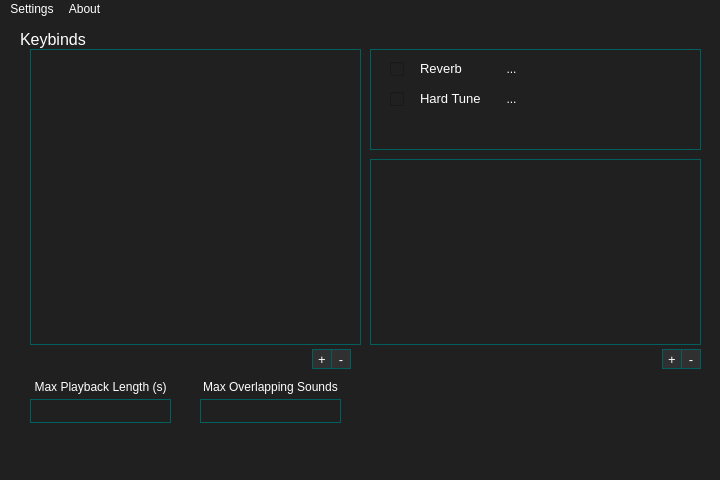
<?xml version="1.0" encoding="UTF-8"?>
<ui version="4.0">
 <class>MainWindow</class>
 <widget class="QMainWindow" name="MainWindow">
  <property name="geometry">
   <rect>
    <x>0</x>
    <y>0</y>
    <width>720</width>
    <height>480</height>
   </rect>
  </property>
  <property name="minimumSize">
   <size>
    <width>720</width>
    <height>480</height>
   </size>
  </property>
  <property name="maximumSize">
   <size>
    <width>720</width>
    <height>480</height>
   </size>
  </property>
  <property name="font">
   <font>
    <pointsize>9</pointsize>
   </font>
  </property>
  <property name="windowTitle">
   <string>Virtual SoundTool</string>
  </property>
  <property name="styleSheet">
   <string notr="true">background-color: #202020;
color: #FFFFFF;</string>
  </property>
  <widget class="QWidget" name="centralwidget">
   <widget class="QLabel" name="label_5">
    <property name="geometry">
     <rect>
      <x>20</x>
      <y>10</y>
      <width>101</width>
      <height>21</height>
     </rect>
    </property>
    <property name="font">
     <font>
      <pointsize>12</pointsize>
     </font>
    </property>
    <property name="text">
     <string>Keybinds</string>
    </property>
   </widget>
   <widget class="QPushButton" name="addBind">
    <property name="geometry">
     <rect>
      <x>312</x>
      <y>330</y>
      <width>20</width>
      <height>20</height>
     </rect>
    </property>
    <property name="font">
     <font>
      <pointsize>10</pointsize>
     </font>
    </property>
    <property name="toolTip">
     <string>&lt;html&gt;&lt;head/&gt;&lt;body&gt;&lt;p&gt;Add a keybind&lt;/p&gt;&lt;/body&gt;&lt;/html&gt;</string>
    </property>
    <property name="whatsThis">
     <string>&lt;html&gt;&lt;head/&gt;&lt;body&gt;&lt;p align=&quot;center&quot;&gt;&lt;br/&gt;&lt;/p&gt;&lt;/body&gt;&lt;/html&gt;</string>
    </property>
    <property name="styleSheet">
     <string notr="true">border: 1px solid #006060;
border-radius: 0px;
background-color: #303030;
line-height: 20px;</string>
    </property>
    <property name="text">
     <string>+</string>
    </property>
   </widget>
   <widget class="QPushButton" name="removeBind">
    <property name="geometry">
     <rect>
      <x>331</x>
      <y>330</y>
      <width>20</width>
      <height>20</height>
     </rect>
    </property>
    <property name="font">
     <font>
      <pointsize>10</pointsize>
     </font>
    </property>
    <property name="toolTip">
     <string>&lt;html&gt;&lt;head/&gt;&lt;body&gt;&lt;p&gt;Remove selected keybind&lt;/p&gt;&lt;/body&gt;&lt;/html&gt;</string>
    </property>
    <property name="styleSheet">
     <string notr="true">border: 1px solid #006060;
border-radius: 0px;
background-color: #303030;</string>
    </property>
    <property name="text">
     <string>-</string>
    </property>
   </widget>
   <widget class="QGroupBox" name="groupBox">
    <property name="geometry">
     <rect>
      <x>370</x>
      <y>30</y>
      <width>331</width>
      <height>101</height>
     </rect>
    </property>
    <property name="font">
     <font>
      <pointsize>12</pointsize>
     </font>
    </property>
    <property name="styleSheet">
     <string notr="true">border: 1px solid #006060;</string>
    </property>
    <property name="title">
     <string/>
    </property>
    <widget class="QGroupBox" name="reverb">
     <property name="geometry">
      <rect>
       <x>10</x>
       <y>10</y>
       <width>151</width>
       <height>20</height>
      </rect>
     </property>
     <property name="styleSheet">
      <string notr="true">border: 0px;</string>
     </property>
     <property name="title">
      <string/>
     </property>
     <widget class="QToolButton" name="settings">
      <property name="geometry">
       <rect>
        <x>120</x>
        <y>0</y>
        <width>23</width>
        <height>20</height>
       </rect>
      </property>
      <property name="styleSheet">
       <string notr="true">background-color: transparent;
border: 0px;</string>
      </property>
      <property name="text">
       <string>...</string>
      </property>
      <property name="icon">
       <iconset resource="../appicon.qrc">
        <normaloff>:/icons/settings.png</normaloff>:/icons/settings.png</iconset>
      </property>
     </widget>
     <widget class="QCheckBox" name="state">
      <property name="geometry">
       <rect>
        <x>10</x>
        <y>0</y>
        <width>16</width>
        <height>20</height>
       </rect>
      </property>
      <property name="font">
       <font>
        <pointsize>16</pointsize>
        <bold>false</bold>
        <kerning>true</kerning>
       </font>
      </property>
      <property name="styleSheet">
       <string notr="true">QCheckBox::indicator::checked {image: url(:/icons/FXOn.png); width: 12px; height: 12px;}
QCheckBox::indicator::unchecked {image: url(:/icons/FXOff.png); width: 12px; height: 12px;}</string>
      </property>
      <property name="text">
       <string/>
      </property>
      <property name="iconSize">
       <size>
        <width>12</width>
        <height>12</height>
       </size>
      </property>
      <property name="checkable">
       <bool>true</bool>
      </property>
      <property name="checked">
       <bool>false</bool>
      </property>
     </widget>
     <widget class="QLabel" name="label">
      <property name="geometry">
       <rect>
        <x>40</x>
        <y>-1</y>
        <width>81</width>
        <height>20</height>
       </rect>
      </property>
      <property name="font">
       <font>
        <pointsize>10</pointsize>
       </font>
      </property>
      <property name="text">
       <string>Reverb</string>
      </property>
     </widget>
    </widget>
    <widget class="QGroupBox" name="hardtune">
     <property name="geometry">
      <rect>
       <x>10</x>
       <y>40</y>
       <width>151</width>
       <height>20</height>
      </rect>
     </property>
     <property name="styleSheet">
      <string notr="true">border: 0px;</string>
     </property>
     <property name="title">
      <string/>
     </property>
     <widget class="QToolButton" name="settings_2">
      <property name="geometry">
       <rect>
        <x>120</x>
        <y>0</y>
        <width>23</width>
        <height>20</height>
       </rect>
      </property>
      <property name="styleSheet">
       <string notr="true">background-color: transparent;
border: 0px;</string>
      </property>
      <property name="text">
       <string>...</string>
      </property>
      <property name="icon">
       <iconset resource="../appicon.qrc">
        <normaloff>:/icons/settings.png</normaloff>:/icons/settings.png</iconset>
      </property>
     </widget>
     <widget class="QCheckBox" name="state_2">
      <property name="geometry">
       <rect>
        <x>10</x>
        <y>0</y>
        <width>16</width>
        <height>20</height>
       </rect>
      </property>
      <property name="font">
       <font>
        <pointsize>16</pointsize>
        <bold>false</bold>
        <kerning>true</kerning>
       </font>
      </property>
      <property name="styleSheet">
       <string notr="true">QCheckBox::indicator::checked {image: url(:/icons/FXOn.png); width: 12px; height: 12px;}
QCheckBox::indicator::unchecked {image: url(:/icons/FXOff.png); width: 12px; height: 12px;}</string>
      </property>
      <property name="text">
       <string/>
      </property>
      <property name="iconSize">
       <size>
        <width>12</width>
        <height>12</height>
       </size>
      </property>
      <property name="checkable">
       <bool>true</bool>
      </property>
      <property name="checked">
       <bool>false</bool>
      </property>
     </widget>
     <widget class="QLabel" name="label_2">
      <property name="geometry">
       <rect>
        <x>40</x>
        <y>-1</y>
        <width>81</width>
        <height>20</height>
       </rect>
      </property>
      <property name="font">
       <font>
        <pointsize>10</pointsize>
       </font>
      </property>
      <property name="text">
       <string>Hard Tune</string>
      </property>
     </widget>
    </widget>
   </widget>
   <widget class="QListWidget" name="keybindList">
    <property name="geometry">
     <rect>
      <x>30</x>
      <y>30</y>
      <width>331</width>
      <height>296</height>
     </rect>
    </property>
    <property name="mouseTracking">
     <bool>false</bool>
    </property>
    <property name="styleSheet">
     <string notr="true">QListWidget::item:disabled,
QListWidget::item:hover,
QListWidget::item:selected,
QListWidget::item:selected:active,
QListWdiget::item:selected:!active 
QListWidget::item:hover:!active { background: #008080; background-clip: margin;}

QListWidget { border: 1px solid #006060; padding: 4px; outline: 0; }

QListWidget::item { margin: 4px; }</string>
    </property>
    <property name="horizontalScrollBarPolicy">
     <enum>Qt::ScrollBarAsNeeded</enum>
    </property>
    <property name="itemAlignment">
     <set>Qt::AlignVCenter</set>
    </property>
   </widget>
   <widget class="QTextEdit" name="textEdit">
    <property name="geometry">
     <rect>
      <x>30</x>
      <y>380</y>
      <width>141</width>
      <height>24</height>
     </rect>
    </property>
    <property name="sizePolicy">
     <sizepolicy hsizetype="Fixed" vsizetype="Fixed">
      <horstretch>0</horstretch>
      <verstretch>0</verstretch>
     </sizepolicy>
    </property>
    <property name="styleSheet">
     <string notr="true">border: 1px solid #006060;</string>
    </property>
    <property name="verticalScrollBarPolicy">
     <enum>Qt::ScrollBarAlwaysOff</enum>
    </property>
    <property name="horizontalScrollBarPolicy">
     <enum>Qt::ScrollBarAlwaysOff</enum>
    </property>
    <property name="lineWrapMode">
     <enum>QTextEdit::NoWrap</enum>
    </property>
    <property name="html">
     <string>&lt;!DOCTYPE HTML PUBLIC &quot;-//W3C//DTD HTML 4.0//EN&quot; &quot;http://www.w3.org/TR/REC-html40/strict.dtd&quot;&gt;
&lt;html&gt;&lt;head&gt;&lt;meta name=&quot;qrichtext&quot; content=&quot;1&quot; /&gt;&lt;meta charset=&quot;utf-8&quot; /&gt;&lt;style type=&quot;text/css&quot;&gt;
p, li { white-space: pre-wrap; }
&lt;/style&gt;&lt;/head&gt;&lt;body style=&quot; font-family:'Segoe UI'; font-size:9pt; font-weight:400; font-style:normal;&quot;&gt;
&lt;p style=&quot;-qt-paragraph-type:empty; margin-top:0px; margin-bottom:0px; margin-left:0px; margin-right:0px; -qt-block-indent:0; text-indent:0px;&quot;&gt;&lt;br /&gt;&lt;/p&gt;&lt;/body&gt;&lt;/html&gt;</string>
    </property>
   </widget>
   <widget class="QLabel" name="label_3">
    <property name="geometry">
     <rect>
      <x>30</x>
      <y>360</y>
      <width>141</width>
      <height>16</height>
     </rect>
    </property>
    <property name="text">
     <string>Max Playback Length (s)</string>
    </property>
    <property name="alignment">
     <set>Qt::AlignCenter</set>
    </property>
   </widget>
   <widget class="QTextEdit" name="textEdit_2">
    <property name="geometry">
     <rect>
      <x>200</x>
      <y>380</y>
      <width>141</width>
      <height>24</height>
     </rect>
    </property>
    <property name="sizePolicy">
     <sizepolicy hsizetype="Fixed" vsizetype="Fixed">
      <horstretch>0</horstretch>
      <verstretch>0</verstretch>
     </sizepolicy>
    </property>
    <property name="styleSheet">
     <string notr="true">border: 1px solid #006060;</string>
    </property>
    <property name="verticalScrollBarPolicy">
     <enum>Qt::ScrollBarAlwaysOff</enum>
    </property>
    <property name="horizontalScrollBarPolicy">
     <enum>Qt::ScrollBarAlwaysOff</enum>
    </property>
    <property name="lineWrapMode">
     <enum>QTextEdit::NoWrap</enum>
    </property>
    <property name="html">
     <string>&lt;!DOCTYPE HTML PUBLIC &quot;-//W3C//DTD HTML 4.0//EN&quot; &quot;http://www.w3.org/TR/REC-html40/strict.dtd&quot;&gt;
&lt;html&gt;&lt;head&gt;&lt;meta name=&quot;qrichtext&quot; content=&quot;1&quot; /&gt;&lt;meta charset=&quot;utf-8&quot; /&gt;&lt;style type=&quot;text/css&quot;&gt;
p, li { white-space: pre-wrap; }
&lt;/style&gt;&lt;/head&gt;&lt;body style=&quot; font-family:'Segoe UI'; font-size:9pt; font-weight:400; font-style:normal;&quot;&gt;
&lt;p style=&quot;-qt-paragraph-type:empty; margin-top:0px; margin-bottom:0px; margin-left:0px; margin-right:0px; -qt-block-indent:0; text-indent:0px;&quot;&gt;&lt;br /&gt;&lt;/p&gt;&lt;/body&gt;&lt;/html&gt;</string>
    </property>
   </widget>
   <widget class="QLabel" name="label_4">
    <property name="geometry">
     <rect>
      <x>200</x>
      <y>360</y>
      <width>141</width>
      <height>16</height>
     </rect>
    </property>
    <property name="text">
     <string>Max Overlapping Sounds</string>
    </property>
    <property name="alignment">
     <set>Qt::AlignCenter</set>
    </property>
   </widget>
   <widget class="QListWidget" name="fxToggleList">
    <property name="geometry">
     <rect>
      <x>370</x>
      <y>140</y>
      <width>331</width>
      <height>186</height>
     </rect>
    </property>
    <property name="mouseTracking">
     <bool>false</bool>
    </property>
    <property name="styleSheet">
     <string notr="true">QListWidget::item:disabled,
QListWidget::item:hover,
QListWidget::item:selected,
QListWidget::item:selected:active,
QListWdiget::item:selected:!active
QListWidget::item:hover:!active { background: #008080; background-clip: margin;}

QListWidget { border: 1px solid #006060; padding: 4px; outline: 0; }

QListWidget::item { margin: 4px; }</string>
    </property>
    <property name="horizontalScrollBarPolicy">
     <enum>Qt::ScrollBarAsNeeded</enum>
    </property>
   </widget>
   <widget class="QPushButton" name="addBind_2">
    <property name="geometry">
     <rect>
      <x>662</x>
      <y>330</y>
      <width>20</width>
      <height>20</height>
     </rect>
    </property>
    <property name="font">
     <font>
      <pointsize>10</pointsize>
     </font>
    </property>
    <property name="toolTip">
     <string>&lt;html&gt;&lt;head/&gt;&lt;body&gt;&lt;p&gt;Add a keybind&lt;/p&gt;&lt;/body&gt;&lt;/html&gt;</string>
    </property>
    <property name="whatsThis">
     <string>&lt;html&gt;&lt;head/&gt;&lt;body&gt;&lt;p align=&quot;center&quot;&gt;&lt;br/&gt;&lt;/p&gt;&lt;/body&gt;&lt;/html&gt;</string>
    </property>
    <property name="styleSheet">
     <string notr="true">border: 1px solid #006060;
border-radius: 0px;
background-color: #303030;
line-height: 20px;</string>
    </property>
    <property name="text">
     <string>+</string>
    </property>
   </widget>
   <widget class="QPushButton" name="removeBind_2">
    <property name="geometry">
     <rect>
      <x>681</x>
      <y>330</y>
      <width>20</width>
      <height>20</height>
     </rect>
    </property>
    <property name="font">
     <font>
      <pointsize>10</pointsize>
     </font>
    </property>
    <property name="toolTip">
     <string>&lt;html&gt;&lt;head/&gt;&lt;body&gt;&lt;p&gt;Remove selected keybind&lt;/p&gt;&lt;/body&gt;&lt;/html&gt;</string>
    </property>
    <property name="styleSheet">
     <string notr="true">border: 1px solid #006060;
border-radius: 0px;
background-color: #303030;</string>
    </property>
    <property name="text">
     <string>-</string>
    </property>
   </widget>
  </widget>
  <widget class="QMenuBar" name="menubar">
   <property name="geometry">
    <rect>
     <x>0</x>
     <y>0</y>
     <width>720</width>
     <height>21</height>
    </rect>
   </property>
   <widget class="QMenu" name="menuSettings">
    <property name="title">
     <string>Settings</string>
    </property>
    <addaction name="actionDevice_Setup"/>
   </widget>
   <widget class="QMenu" name="menuAbout">
    <property name="title">
     <string>About</string>
    </property>
    <addaction name="actionUsage"/>
   </widget>
   <addaction name="menuSettings"/>
   <addaction name="menuAbout"/>
  </widget>
  <widget class="QStatusBar" name="statusbar"/>
  <action name="actionDevice_Configuration">
   <property name="text">
    <string>Device Configuration</string>
   </property>
  </action>
  <action name="actionUsage">
   <property name="text">
    <string>Usage</string>
   </property>
  </action>
  <action name="actionDevice_Setup">
   <property name="text">
    <string>Device Setup</string>
   </property>
  </action>
 </widget>
 <resources>
  <include location="../appicon.qrc"/>
 </resources>
 <connections/>
</ui>
